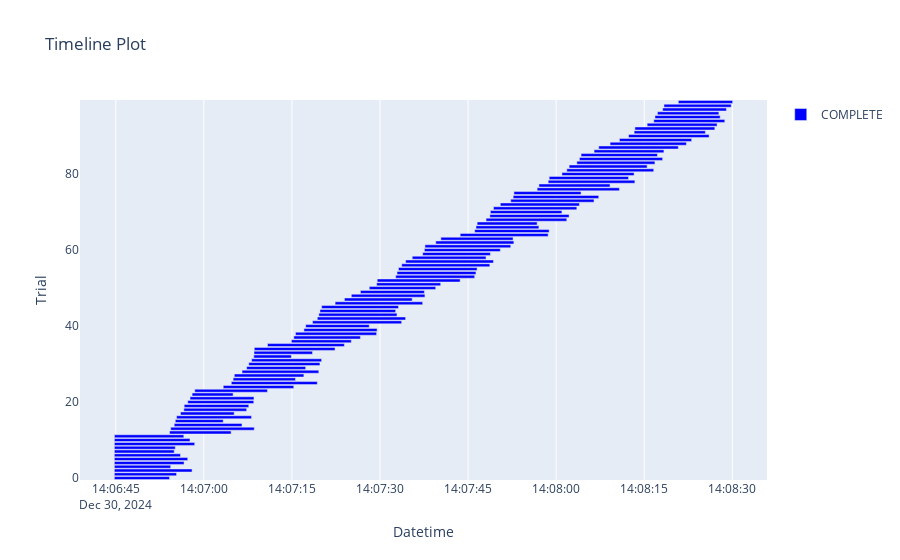

Write notebook code for a chart like this one.
### Code cell
optuna.visualization.plot_timeline(study)

### Figure 1 — Plotly figure (JSON) as saved in the notebook; plotly's stock layout.template omitted (floating-point values rounded to 4 significant figures)
{"data": [{"base": ["2024-12-30T14:06:44.761776", "2024-12-30T14:06:44.762151", "2024-12-30T14:06:44.762493", "2024-12-30T14:06:44.766652", "2024-12-30T14:06:44.764874", "2024-12-30T14:06:44.765633", "2024-12-30T14:06:44.766576", "2024-12-30T14:06:44.766625", "2024-12-30T14:06:44.767385", "2024-12-30T14:06:44.767428", "2024-12-30T14:06:44.771891", "2024-12-30T14:06:44.773886", "2024-12-30T14:06:54.160954", "2024-12-30T14:06:54.360025", "2024-12-30T14:06:54.957727", "2024-12-30T14:06:55.140870", "2024-12-30T14:06:55.366400", "2024-12-30T14:06:56.032252", "2024-12-30T14:06:56.597411", "2024-12-30T14:06:56.654924", "2024-12-30T14:06:57.263100", "2024-12-30T14:06:57.650846", "2024-12-30T14:06:58.005993", "2024-12-30T14:06:58.453261", "2024-12-30T14:07:03.306536", "2024-12-30T14:07:04.680255", "2024-12-30T14:07:04.991740", "2024-12-30T14:07:05.190114", "2024-12-30T14:07:06.505728", "2024-12-30T14:07:07.292992", "2024-12-30T14:07:07.656931", "2024-12-30T14:07:08.142115", "2024-12-30T14:07:08.508789", "2024-12-30T14:07:08.544673", "2024-12-30T14:07:08.594388", "2024-12-30T14:07:10.840468", "2024-12-30T14:07:14.912740", "2024-12-30T14:07:15.322185", "2024-12-30T14:07:15.611875", "2024-12-30T14:07:17.044987", "2024-12-30T14:07:17.346943", "2024-12-30T14:07:18.514495", "2024-12-30T14:07:19.325059", "2024-12-30T14:07:19.583918", "2024-12-30T14:07:19.778749", "2024-12-30T14:07:20.064839", "2024-12-30T14:07:22.356335", "2024-12-30T14:07:23.939843", "2024-12-30T14:07:25.116473", "2024-12-30T14:07:26.668056", "2024-12-30T14:07:28.174778", "2024-12-30T14:07:29.431263", "2024-12-30T14:07:29.524909", "2024-12-30T14:07:32.670628", "2024-12-30T14:07:32.899990", "2024-12-30T14:07:33.150884", "2024-12-30T14:07:33.696972", "2024-12-30T14:07:34.366984", "2024-12-30T14:07:35.490380", "2024-12-30T14:07:37.269076", "2024-12-30T14:07:37.560339", "2024-12-30T14:07:37.651736", "2024-12-30T14:07:39.494055", "2024-12-30T14:07:40.360773", "2024-12-30T14:07:43.654443", "2024-12-30T14:07:46.125324", "2024-12-30T14:07:46.346903", "2024-12-30T14:07:46.540836", "2024-12-30T14:07:48.062680", "2024-12-30T14:07:48.707951", "2024-12-30T14:07:48.803703", "2024-12-30T14:07:49.323540", "2024-12-30T14:07:50.491894", "2024-12-30T14:07:52.266878", "2024-12-30T14:07:52.682553", "2024-12-30T14:07:52.806650", "2024-12-30T14:07:56.757090", "2024-12-30T14:07:57.063044", "2024-12-30T14:07:58.638396", "2024-12-30T14:07:58.809404", "2024-12-30T14:08:00.981931", "2024-12-30T14:08:01.808896", "2024-12-30T14:08:02.205674", "2024-12-30T14:08:03.520762", "2024-12-30T14:08:03.963002", "2024-12-30T14:08:04.243950", "2024-12-30T14:08:06.453054", "2024-12-30T14:08:07.247588", "2024-12-30T14:08:09.179996", "2024-12-30T14:08:10.776076", "2024-12-30T14:08:12.333967", "2024-12-30T14:08:13.276327", "2024-12-30T14:08:13.407366", "2024-12-30T14:08:15.495316", "2024-12-30T14:08:16.620148", "2024-12-30T14:08:16.825955", "2024-12-30T14:08:17.244265", "2024-12-30T14:08:18.134506", "2024-12-30T14:08:18.354621", "2024-12-30T14:08:20.800811"], "hovertemplate": "%{text}<extra>COMPLETE</extra>", "marker": {"color": "blue"}, "name": "COMPLETE", "orientation": "h", "text": ["{<br>  \"number\": 0,<br>  \"values\": [<br>    0.47212353264706886<br>  ],<br>  \"params\": {<br>    \"max_depth\": 8,<br>    \"min_samples_leaf\": 6<br>  }<br>}", "{<br>  \"number\": 1,<br>  \"values\": [<br>    0.47212353264706886<br>  ],<br>  \"params\": {<br>    \"max_depth\": 24,<br>    \"min_samples_leaf\": 56<br>  }<br>}", "{<br>  \"number\": 2,<br>  \"values\": [<br>    0.47212353264706886<br>  ],<br>  \"params\": {<br>    \"max_depth\": 30,<br>    \"min_samples_leaf\": 8<br>  }<br>}", "{<br>  \"number\": 3,<br>  \"values\": [<br>    0.47212353264706886<br>  ],<br>  \"params\": {<br>    \"max_depth\": 8,<br>    \"min_samples_leaf\": 2<br>  }<br>}", "{<br>  \"number\": 4,<br>  \"values\": [<br>    0.47212353264706886<br>  ],<br>  \"params\": {<br>    \"max_depth\": 24,<br>    \"min_samples_leaf\": 22<br>  }<br>}", "{<br>  \"number\": 5,<br>  \"values\": [<br>    0.47212353264706886<br>  ],<br>  \"params\": {<br>    \"max_depth\": 24,<br>    \"min_samples_leaf\": 16<br>  }<br>}", "{<br>  \"number\": 6,<br>  \"values\": [<br>    0.47212353264706886<br>  ],<br>  \"params\": {<br>    \"max_depth\": 26,<br>    \"min_samples_leaf\": 34<br>  }<br>}", "{<br>  \"number\": 7,<br>  \"values\": [<br>    0.47212353264706886<br>  ],<br>  \"params\": {<br>    \"max_depth\": 10,<br>    \"min_samples_leaf\": 26<br>  }<br>}", "{<br>  \"number\": 8,<br>  \"values\": [<br>    0.47212353264706886<br>  ],<br>  \"params\": {<br>    \"max_depth\": 12,<br>    \"min_samples_leaf\": 56<br>  }<br>}", "{<br>  \"number\": 9,<br>  \"values\": [<br>    0.47235443173114716<br>  ],<br>  \"params\": {<br>    \"max_depth\": 26,<br>    \"min_samples_leaf\": 6<br>  }<br>}", "{<br>  \"number\": 10,<br>  \"values\": [<br>    0.4728022174712427<br>  ],<br>  \"params\": {<br>    \"max_depth\": 14,<br>    \"min_samples_leaf\": 4<br>  }<br>}", "{<br>  \"number\": 11,<br>  \"values\": [<br>    0.47212353264706886<br>  ],<br>  \"params\": {<br>    \"max_depth\": 30,<br>    \"min_samples_leaf\": 24<br>  }<br>}", "{<br>  \"number\": 12,<br>  \"values\": [<br>    0.47212353264706886<br>  ],<br>  \"params\": {<br>    \"max_depth\": 14,<br>    \"min_samples_leaf\": 54<br>  }<br>}", "{<br>  \"number\": 13,<br>  \"values\": [<br>    0.47258533151549786<br>  ],<br>  \"params\": {<br>    \"max_depth\": 24,<br>    \"min_samples_leaf\": 4<br>  }<br>}", "{<br>  \"number\": 14,<br>  \"values\": [<br>    0.47212353264706886<br>  ],<br>  \"params\": {<br>    \"max_depth\": 26,<br>    \"min_samples_leaf\": 28<br>  }<br>}", "{<br>  \"number\": 15,<br>  \"values\": [<br>    0.47212353264706886<br>  ],<br>  \"params\": {<br>    \"max_depth\": 6,<br>    \"min_samples_leaf\": 20<br>  }<br>}", "{<br>  \"number\": 16,<br>  \"values\": [<br>    0.47212353264706886<br>  ],<br>  \"params\": {<br>    \"max_depth\": 26,<br>    \"min_samples_leaf\": 12<br>  }<br>}", "{<br>  \"number\": 17,<br>  \"values\": [<br>    0.47212353264706886<br>  ],<br>  \"params\": {<br>    \"max_depth\": 8,<br>    \"min_samples_leaf\": 30<br>  }<br>}", "{<br>  \"number\": 18,<br>  \"values\": [<br>    0.47212353264706886<br>  ],<br>  \"params\": {<br>    \"max_depth\": 22,<br>    \"min_samples_leaf\": 54<br>  }<br>}", "{<br>  \"number\": 19,<br>  \"values\": [<br>    0.47212353264706886<br>  ],<br>  \"params\": {<br>    \"max_depth\": 20,<br>    \"min_samples_leaf\": 44<br>  }<br>}", "{<br>  \"number\": 20,<br>  \"values\": [<br>    0.47212353264706886<br>  ],<br>  \"params\": {<br>    \"max_depth\": 14,<br>    \"min_samples_leaf\": 34<br>  }<br>}", "{<br>  \"number\": 21,<br>  \"values\": [<br>    0.47212353264706886<br>  ],<br>  \"params\": {<br>    \"max_depth\": 18,<br>    \"min_samples_leaf\": 46<br>  }<br>}", "{<br>  \"number\": 22,<br>  \"values\": [<br>    0.47212353264706886<br>  ],<br>  \"params\": {<br>    \"max_depth\": 4,<br>    \"min_samples_leaf\": 12<br>  }<br>}", "{<br>  \"number\": 23,<br>  \"values\": [<br>    0.47212353264706886<br>  ],<br>  \"params\": {<br>    \"max_depth\": 16,<br>    \"min_samples_leaf\": 12<br>  }<br>}", "{<br>  \"number\": 24,<br>  \"values\": [<br>    0.47212353264706886<br>  ],<br>  \"params\": {<br>    \"max_depth\": 18,<br>    \"min_samples_leaf\": 16<br>  }<br>}", "{<br>  \"number\": 25,<br>  \"values\": [<br>    0.4732872294982357<br>  ],<br>  \"params\": {<br>    \"max_depth\": 20,<br>    \"min_samples_leaf\": 2<br>  }<br>}", "{<br>  \"number\": 26,<br>  \"values\": [<br>    0.47212353264706886<br>  ],<br>  \"params\": {<br>    \"max_depth\": 14,<br>    \"min_samples_leaf\": 40<br>  }<br>}", "{<br>  \"number\": 27,<br>  \"values\": [<br>    0.47212353264706886<br>  ],<br>  \"params\": {<br>    \"max_depth\": 28,<br>    \"min_samples_leaf\": 18<br>  }<br>}", "{<br>  \"number\": 28,<br>  \"values\": [<br>    0.47235443243141956<br>  ],<br>  \"params\": {<br>    \"max_depth\": 20,<br>    \"min_samples_leaf\": 6<br>  }<br>}", "{<br>  \"number\": 29,<br>  \"values\": [<br>    0.47212353264706886<br>  ],<br>  \"params\": {<br>    \"max_depth\": 10,<br>    \"min_samples_leaf\": 8<br>  }<br>}", "{<br>  \"number\": 30,<br>  \"values\": [<br>    0.47212353264706886<br>  ],<br>  \"params\": {<br>    \"max_depth\": 16,<br>    \"min_samples_leaf\": 10<br>  }<br>}", "{<br>  \"number\": 31,<br>  \"values\": [<br>    0.47212353264706886<br>  ],<br>  \"params\": {<br>    \"max_depth\": 22,<br>    \"min_samples_leaf\": 14<br>  }<br>}", "{<br>  \"number\": 32,<br>  \"values\": [<br>    0.47212353264706886<br>  ],<br>  \"params\": {<br>    \"max_depth\": 4,<br>    \"min_samples_leaf\": 8<br>  }<br>}", "{<br>  \"number\": 33,<br>  \"values\": [<br>    0.4723478046652483<br>  ],<br>  \"params\": {<br>    \"max_depth\": 10,<br>    \"min_samples_leaf\": 2<br>  }<br>}", "{<br>  \"number\": 34,<br>  \"values\": [<br>    0.472572076771179<br>  ],<br>  \"params\": {<br>    \"max_depth\": 28,<br>    \"min_samples_leaf\": 4<br>  }<br>}", "{<br>  \"number\": 35,<br>  \"values\": [<br>    0.47258533151549786<br>  ],<br>  \"params\": {<br>    \"max_depth\": 22,<br>    \"min_samples_leaf\": 6<br>  }<br>}", "{<br>  \"number\": 36,<br>  \"values\": [<br>    0.47212353264706886<br>  ],<br>  \"params\": {<br>    \"max_depth\": 28,<br>    \"min_samples_leaf\": 60<br>  }<br>}", "{<br>  \"number\": 37,<br>  \"values\": [<br>    0.47212353264706886<br>  ],<br>  \"params\": {<br>    \"max_depth\": 24,<br>    \"min_samples_leaf\": 22<br>  }<br>}", "{<br>  \"number\": 38,<br>  \"values\": [<br>    0.472572076771179<br>  ],<br>  \"params\": {<br>    \"max_depth\": 30,<br>    \"min_samples_leaf\": 4<br>  }<br>}", "{<br>  \"number\": 39,<br>  \"values\": [<br>    0.47212353264706886<br>  ],<br>  \"params\": {<br>    \"max_depth\": 26,<br>    \"min_samples_leaf\": 10<br>  }<br>}", "{<br>  \"number\": 40,<br>  \"values\": [<br>    0.47212353264706886<br>  ],<br>  \"params\": {<br>    \"max_depth\": 12,<br>    \"min_samples_leaf\": 16<br>  }<br>}", "{<br>  \"number\": 41,<br>  \"values\": [<br>    0.473173424416047<br>  ],<br>  \"params\": {<br>    \"max_depth\": 24,<br>    \"min_samples_leaf\": 2<br>  }<br>}", "{<br>  \"number\": 42,<br>  \"values\": [<br>    0.4732872294982357<br>  ],<br>  \"params\": {<br>    \"max_depth\": 20,<br>    \"min_samples_leaf\": 2<br>  }<br>}", "{<br>  \"number\": 43,<br>  \"values\": [<br>    0.47235443243141956<br>  ],<br>  \"params\": {<br>    \"max_depth\": 20,<br>    \"min_samples_leaf\": 6<br>  }<br>}", "{<br>  \"number\": 44,<br>  \"values\": [<br>    0.47212353264706886<br>  ],<br>  \"params\": {<br>    \"max_depth\": 18,<br>    \"min_samples_leaf\": 8<br>  }<br>}", "{<br>  \"number\": 45,<br>  \"values\": [<br>    0.47258533151549786<br>  ],<br>  \"params\": {<br>    \"max_depth\": 16,<br>    \"min_samples_leaf\": 4<br>  }<br>}", "{<br>  \"number\": 46,<br>  \"values\": [<br>    0.472405099090745<br>  ],<br>  \"params\": {<br>    \"max_depth\": 28,<br>    \"min_samples_leaf\": 2<br>  }<br>}", "{<br>  \"number\": 47,<br>  \"values\": [<br>    0.47212353264706886<br>  ],<br>  \"params\": {<br>    \"max_depth\": 22,<br>    \"min_samples_leaf\": 20<br>  }<br>}", "{<br>  \"number\": 48,<br>  \"values\": [<br>    0.47212353264706886<br>  ],<br>  \"params\": {<br>    \"max_depth\": 22,<br>    \"min_samples_leaf\": 10<br>  }<br>}", "{<br>  \"number\": 49,<br>  \"values\": [<br>    0.47212353264706886<br>  ],<br>  \"params\": {<br>    \"max_depth\": 12,<br>    \"min_samples_leaf\": 14<br>  }<br>}", "{<br>  \"number\": 50,<br>  \"values\": [<br>    0.47212353264706886<br>  ],<br>  \"params\": {<br>    \"max_depth\": 24,<br>    \"min_samples_leaf\": 26<br>  }<br>}", "{<br>  \"number\": 51,<br>  \"values\": [<br>    0.47212353264706886<br>  ],<br>  \"params\": {<br>    \"max_depth\": 18,<br>    \"min_samples_leaf\": 34<br>  }<br>}", "{<br>  \"number\": 52,<br>  \"values\": [<br>    0.472572076771179<br>  ],<br>  \"params\": {<br>    \"max_depth\": 28,<br>    \"min_samples_leaf\": 4<br>  }<br>}", "{<br>  \"number\": 53,<br>  \"values\": [<br>    0.47235443173114716<br>  ],<br>  \"params\": {<br>    \"max_depth\": 26,<br>    \"min_samples_leaf\": 6<br>  }<br>}", "{<br>  \"number\": 54,<br>  \"values\": [<br>    0.47258533151549786<br>  ],<br>  \"params\": {<br>    \"max_depth\": 22,<br>    \"min_samples_leaf\": 6<br>  }<br>}", "{<br>  \"number\": 55,<br>  \"values\": [<br>    0.47258533151549786<br>  ],<br>  \"params\": {<br>    \"max_depth\": 16,<br>    \"min_samples_leaf\": 4<br>  }<br>}", "{<br>  \"number\": 56,<br>  \"values\": [<br>    0.473173424416047<br>  ],<br>  \"params\": {<br>    \"max_depth\": 24,<br>    \"min_samples_leaf\": 2<br>  }<br>}", "{<br>  \"number\": 57,<br>  \"values\": [<br>    0.4732872294982357<br>  ],<br>  \"params\": {<br>    \"max_depth\": 20,<br>    \"min_samples_leaf\": 2<br>  }<br>}", "{<br>  \"number\": 58,<br>  \"values\": [<br>    0.47212353264706886<br>  ],<br>  \"params\": {<br>    \"max_depth\": 20,<br>    \"min_samples_leaf\": 10<br>  }<br>}", "{<br>  \"number\": 59,<br>  \"values\": [<br>    0.47212353264706886<br>  ],<br>  \"params\": {<br>    \"max_depth\": 14,<br>    \"min_samples_leaf\": 14<br>  }<br>}", "{<br>  \"number\": 60,<br>  \"values\": [<br>    0.47212353264706886<br>  ],<br>  \"params\": {<br>    \"max_depth\": 24,<br>    \"min_samples_leaf\": 8<br>  }<br>}", "{<br>  \"number\": 61,<br>  \"values\": [<br>    0.47313841237888116<br>  ],<br>  \"params\": {<br>    \"max_depth\": 18,<br>    \"min_samples_leaf\": 2<br>  }<br>}", "{<br>  \"number\": 62,<br>  \"values\": [<br>    0.47235443243141956<br>  ],<br>  \"params\": {<br>    \"max_depth\": 20,<br>    \"min_samples_leaf\": 6<br>  }<br>}", "{<br>  \"number\": 63,<br>  \"values\": [<br>    0.47212353264706886<br>  ],<br>  \"params\": {<br>    \"max_depth\": 22,<br>    \"min_samples_leaf\": 12<br>  }<br>}", "{<br>  \"number\": 64,<br>  \"values\": [<br>    0.473173424416047<br>  ],<br>  \"params\": {<br>    \"max_depth\": 24,<br>    \"min_samples_leaf\": 2<br>  }<br>}", "{<br>  \"number\": 65,<br>  \"values\": [<br>    0.47212353264706886<br>  ],<br>  \"params\": {<br>    \"max_depth\": 22,<br>    \"min_samples_leaf\": 8<br>  }<br>}", "{<br>  \"number\": 66,<br>  \"values\": [<br>    0.47212353264706886<br>  ],<br>  \"params\": {<br>    \"max_depth\": 24,<br>    \"min_samples_leaf\": 38<br>  }<br>}", "{<br>  \"number\": 67,<br>  \"values\": [<br>    0.47212353264706886<br>  ],<br>  \"params\": {<br>    \"max_depth\": 20,<br>    \"min_samples_leaf\": 48<br>  }<br>}", "{<br>  \"number\": 68,<br>  \"values\": [<br>    0.4725583163842101<br>  ],<br>  \"params\": {<br>    \"max_depth\": 26,<br>    \"min_samples_leaf\": 4<br>  }<br>}", "{<br>  \"number\": 69,<br>  \"values\": [<br>    0.47291689707304874<br>  ],<br>  \"params\": {<br>    \"max_depth\": 16,<br>    \"min_samples_leaf\": 2<br>  }<br>}", "{<br>  \"number\": 70,<br>  \"values\": [<br>    0.47212353264706886<br>  ],<br>  \"params\": {<br>    \"max_depth\": 26,<br>    \"min_samples_leaf\": 10<br>  }<br>}", "{<br>  \"number\": 71,<br>  \"values\": [<br>    0.47313841237888116<br>  ],<br>  \"params\": {<br>    \"max_depth\": 18,<br>    \"min_samples_leaf\": 2<br>  }<br>}", "{<br>  \"number\": 72,<br>  \"values\": [<br>    0.47258533151549786<br>  ],<br>  \"params\": {<br>    \"max_depth\": 20,<br>    \"min_samples_leaf\": 4<br>  }<br>}", "{<br>  \"number\": 73,<br>  \"values\": [<br>    0.47313841237888116<br>  ],<br>  \"params\": {<br>    \"max_depth\": 18,<br>    \"min_samples_leaf\": 2<br>  }<br>}", "{<br>  \"number\": 74,<br>  \"values\": [<br>    0.4732872294982357<br>  ],<br>  \"params\": {<br>    \"max_depth\": 20,<br>    \"min_samples_leaf\": 2<br>  }<br>}", "{<br>  \"number\": 75,<br>  \"values\": [<br>    0.47212353264706886<br>  ],<br>  \"params\": {<br>    \"max_depth\": 14,<br>    \"min_samples_leaf\": 8<br>  }<br>}", "{<br>  \"number\": 76,<br>  \"values\": [<br>    0.47313841237888116<br>  ],<br>  \"params\": {<br>    \"max_depth\": 18,<br>    \"min_samples_leaf\": 2<br>  }<br>}", "{<br>  \"number\": 77,<br>  \"values\": [<br>    0.47235443173114716<br>  ],<br>  \"params\": {<br>    \"max_depth\": 16,<br>    \"min_samples_leaf\": 6<br>  }<br>}", "{<br>  \"number\": 78,<br>  \"values\": [<br>    0.473173424416047<br>  ],<br>  \"params\": {<br>    \"max_depth\": 24,<br>    \"min_samples_leaf\": 2<br>  }<br>}", "{<br>  \"number\": 79,<br>  \"values\": [<br>    0.472572076771179<br>  ],<br>  \"params\": {<br>    \"max_depth\": 22,<br>    \"min_samples_leaf\": 4<br>  }<br>}", "{<br>  \"number\": 80,<br>  \"values\": [<br>    0.47212353264706886<br>  ],<br>  \"params\": {<br>    \"max_depth\": 20,<br>    \"min_samples_leaf\": 8<br>  }<br>}", "{<br>  \"number\": 81,<br>  \"values\": [<br>    0.473173424416047<br>  ],<br>  \"params\": {<br>    \"max_depth\": 24,<br>    \"min_samples_leaf\": 2<br>  }<br>}", "{<br>  \"number\": 82,<br>  \"values\": [<br>    0.47291689707304874<br>  ],<br>  \"params\": {<br>    \"max_depth\": 16,<br>    \"min_samples_leaf\": 2<br>  }<br>}", "{<br>  \"number\": 83,<br>  \"values\": [<br>    0.4725781986740367<br>  ],<br>  \"params\": {<br>    \"max_depth\": 18,<br>    \"min_samples_leaf\": 4<br>  }<br>}", "{<br>  \"number\": 84,<br>  \"values\": [<br>    0.47313841237888116<br>  ],<br>  \"params\": {<br>    \"max_depth\": 18,<br>    \"min_samples_leaf\": 2<br>  }<br>}", "{<br>  \"number\": 85,<br>  \"values\": [<br>    0.47258533151549786<br>  ],<br>  \"params\": {<br>    \"max_depth\": 22,<br>    \"min_samples_leaf\": 6<br>  }<br>}", "{<br>  \"number\": 86,<br>  \"values\": [<br>    0.47212353264706886<br>  ],<br>  \"params\": {<br>    \"max_depth\": 18,<br>    \"min_samples_leaf\": 12<br>  }<br>}", "{<br>  \"number\": 87,<br>  \"values\": [<br>    0.47258533151549786<br>  ],<br>  \"params\": {<br>    \"max_depth\": 20,<br>    \"min_samples_leaf\": 4<br>  }<br>}", "{<br>  \"number\": 88,<br>  \"values\": [<br>    0.47212353264706886<br>  ],<br>  \"params\": {<br>    \"max_depth\": 24,<br>    \"min_samples_leaf\": 6<br>  }<br>}", "{<br>  \"number\": 89,<br>  \"values\": [<br>    0.47212353264706886<br>  ],<br>  \"params\": {<br>    \"max_depth\": 20,<br>    \"min_samples_leaf\": 8<br>  }<br>}", "{<br>  \"number\": 90,<br>  \"values\": [<br>    0.47327790302728784<br>  ],<br>  \"params\": {<br>    \"max_depth\": 22,<br>    \"min_samples_leaf\": 2<br>  }<br>}", "{<br>  \"number\": 91,<br>  \"values\": [<br>    0.47235443243141956<br>  ],<br>  \"params\": {<br>    \"max_depth\": 20,<br>    \"min_samples_leaf\": 6<br>  }<br>}", "{<br>  \"number\": 92,<br>  \"values\": [<br>    0.473173424416047<br>  ],<br>  \"params\": {<br>    \"max_depth\": 24,<br>    \"min_samples_leaf\": 2<br>  }<br>}", "{<br>  \"number\": 93,<br>  \"values\": [<br>    0.4725583163842101<br>  ],<br>  \"params\": {<br>    \"max_depth\": 26,<br>    \"min_samples_leaf\": 4<br>  }<br>}", "{<br>  \"number\": 94,<br>  \"values\": [<br>    0.473173424416047<br>  ],<br>  \"params\": {<br>    \"max_depth\": 24,<br>    \"min_samples_leaf\": 2<br>  }<br>}", "{<br>  \"number\": 95,<br>  \"values\": [<br>    0.47212353264706886<br>  ],<br>  \"params\": {<br>    \"max_depth\": 24,<br>    \"min_samples_leaf\": 6<br>  }<br>}", "{<br>  \"number\": 96,<br>  \"values\": [<br>    0.47212353264706886<br>  ],<br>  \"params\": {<br>    \"max_depth\": 26,<br>    \"min_samples_leaf\": 10<br>  }<br>}", "{<br>  \"number\": 97,<br>  \"values\": [<br>    0.472572076771179<br>  ],<br>  \"params\": {<br>    \"max_depth\": 22,<br>    \"min_samples_leaf\": 4<br>  }<br>}", "{<br>  \"number\": 98,<br>  \"values\": [<br>    0.473173424416047<br>  ],<br>  \"params\": {<br>    \"max_depth\": 24,<br>    \"min_samples_leaf\": 2<br>  }<br>}", "{<br>  \"number\": 99,<br>  \"values\": [<br>    0.47212353264706886<br>  ],<br>  \"params\": {<br>    \"max_depth\": 24,<br>    \"min_samples_leaf\": 6<br>  }<br>}"], "textposition": "none", "type": "bar", "x": [9391.0, 10590.0, 13240.0, 9586.0, 11870.0, 12490.0, 11250.0, 10190.0, 10370.0, 13680.0, 12870.0, 11820.0, 10480.0, 14220.0, 11540.0, 8155.0, 12750.0, 9136.0, 10690.0, 11000.0, 11240.0, 10890.0, 6981.0, 12380.0, 12010.0, 14640.0, 10610.0, 11850.0, 13070.0, 10050.0, 12110.0, 11910.0, 6397.0, 9965.0, 13750.0, 13090.0, 10200.0, 11340.0, 13810.0, 12460.0, 10820.0, 15170.0, 15040.0, 13310.0, 12880.0, 13070.0, 14910.0, 11540.0, 12530.0, 10890.0, 11310.0, 10900.0, 14120.0, 13450.0, 13440.0, 13380.0, 15000.0, 14950.0, 12560.0, 11530.0, 12930.0, 14610.0, 13300.0, 12300.0, 14980.0, 12680.0, 10710.0, 10210.0, 13740.0, 13490.0, 12170.0, 14190.0, 13470.0, 14180.0, 14560.0, 11430.0, 14010.0, 12110.0, 14760.0, 13510.0, 12290.0, 14800.0, 13280.0, 13300.0, 14160.0, 12990.0, 11890.0, 13550.0, 13000.0, 12290.0, 13710.0, 12130.0, 13610.0, 11900.0, 12090.0, 11100.0, 10460.0, 10860.0, 11450.0, 9251.0], "y": [0, 1, 2, 3, 4, 5, 6, 7, 8, 9, 10, 11, 12, 13, 14, 15, 16, 17, 18, 19, 20, 21, 22, 23, 24, 25, 26, 27, 28, 29, 30, 31, 32, 33, 34, 35, 36, 37, 38, 39, 40, 41, 42, 43, 44, 45, 46, 47, 48, 49, 50, 51, 52, 53, 54, 55, 56, 57, 58, 59, 60, 61, 62, 63, 64, 65, 66, 67, 68, 69, 70, 71, 72, 73, 74, 75, 76, 77, 78, 79, 80, 81, 82, 83, 84, 85, 86, 87, 88, 89, 90, 91, 92, 93, 94, 95, 96, 97, 98, 99]}], "layout": {"showlegend": true, "title": {"text": "Timeline Plot"}, "xaxis": {"title": {"text": "Datetime"}, "type": "date"}, "yaxis": {"title": {"text": "Trial"}}}}
